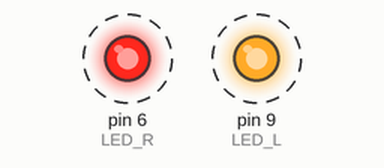
Bench run of a sketch on a simulated Arduino Uno, built with avr-gcc and run on an emulated ATmega328P. Parts: output pins drawn as LEDs (lit = HIGH). Dashed ring = blinking.

Above: at 0.5 s.
Timing chart, 0 to 4.6 s (numbered marks = the images above):
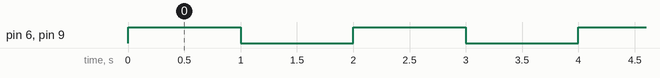

Measured:
- by itself, pin 6 (LED_R), pin 9 (LED_L): alternates HIGH for 1.0 s and LOW for 1.0 s

The sketch:

3_1_light_led.ino
```cpp
/*****************************************************

 * This code applies to 4WD Mecanum Wheels Robot Car Kit
 * Through this link you can download the source code:
 * https://github.com/Cokoino/CKK0014
 * Company web site:
 * http://cokoino.com/

*****************************************************/
#define LED_R 6
#define LED_L 9

void setup() {
  pinMode(LED_R,OUTPUT);
  pinMode(LED_L,OUTPUT);
}
void loop() {
digitalWrite(LED_R,HIGH);//turn on right green LED
digitalWrite(LED_L,HIGH);//turn on left green LED
delay(1000);
digitalWrite(LED_R,LOW);//turn off right green LED
digitalWrite(LED_L,LOW);//turn off left green LED
delay(1000);
}
```
